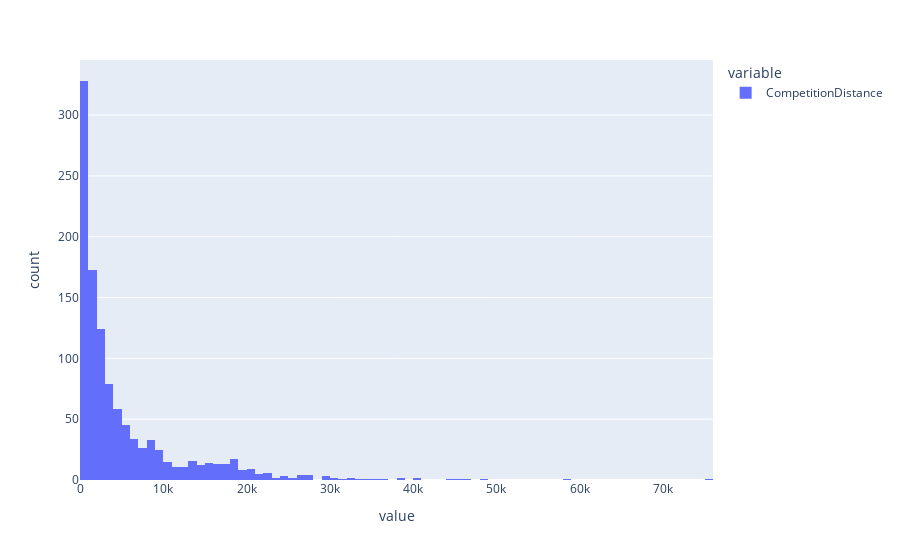

Source (notebook cell):
### Code cell
fig = px.histogram(store['CompetitionDistance'])
fig.show()

### Figure 1 — Plotly figure (JSON) as saved in the notebook; plotly's stock layout.template omitted (floating-point values rounded to 4 significant figures; data arrays with more than 128 entries replaced by an {"elided": "..."} marker saying what was removed)
{"data": [{"alignmentgroup": "True", "bingroup": "x", "hovertemplate": "variable=CompetitionDistance<br>value=%{x}<br>count=%{y}<extra></extra>", "legendgroup": "CompetitionDistance", "marker": {"color": "#636efa", "pattern": {"shape": ""}}, "name": "CompetitionDistance", "offsetgroup": "CompetitionDistance", "orientation": "v", "showlegend": true, "type": "histogram", "x": {"elided": "1115 int values"}, "xaxis": "x", "yaxis": "y"}], "layout": {"barmode": "relative", "legend": {"title": {"text": "variable"}, "tracegroupgap": 0}, "margin": {"t": 60}, "xaxis": {"anchor": "y", "domain": [0, 1], "title": {"text": "value"}}, "yaxis": {"anchor": "x", "domain": [0, 1], "title": {"text": "count"}}}}
